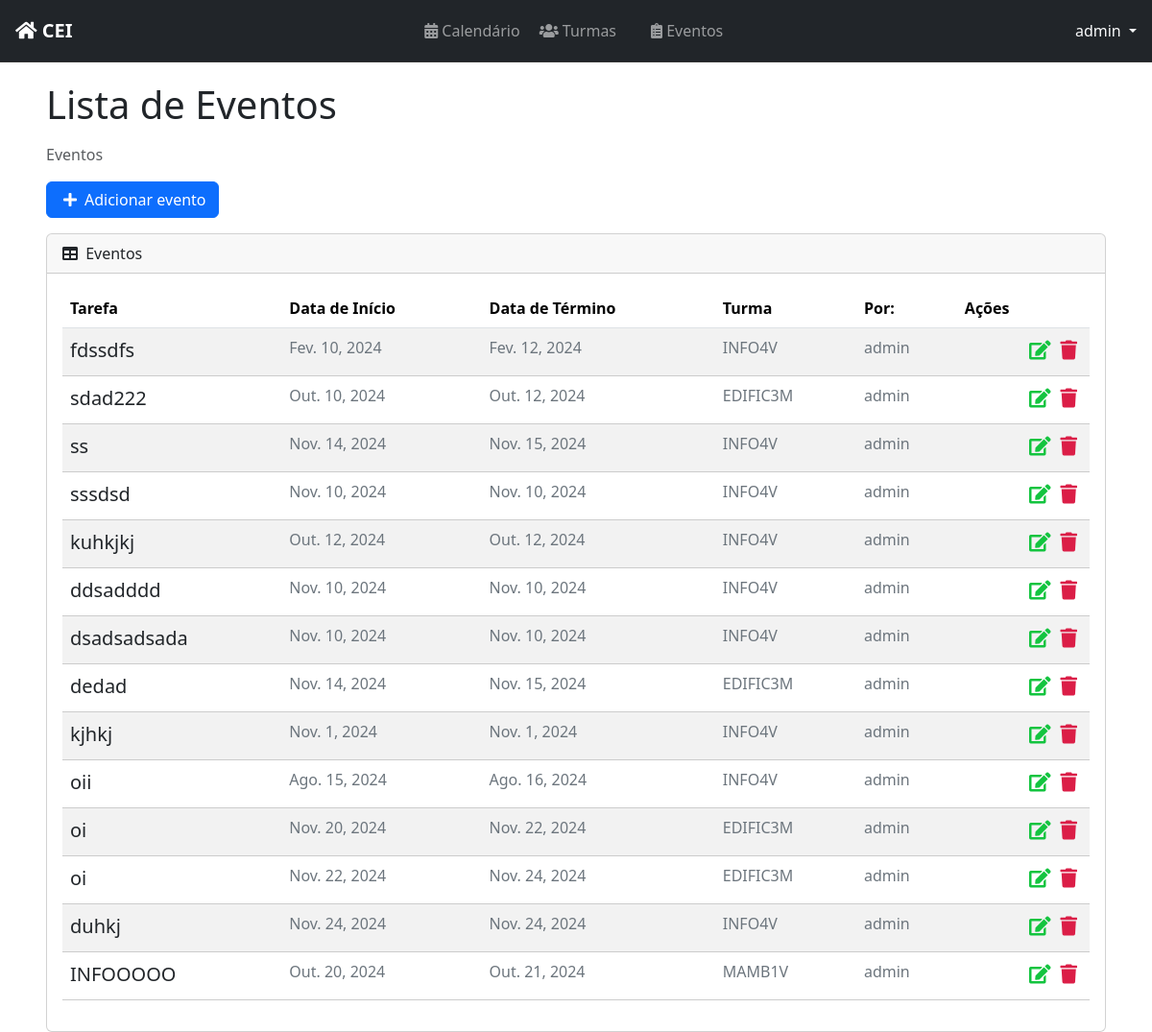
Before: /list/ (signed in) with the older database file.
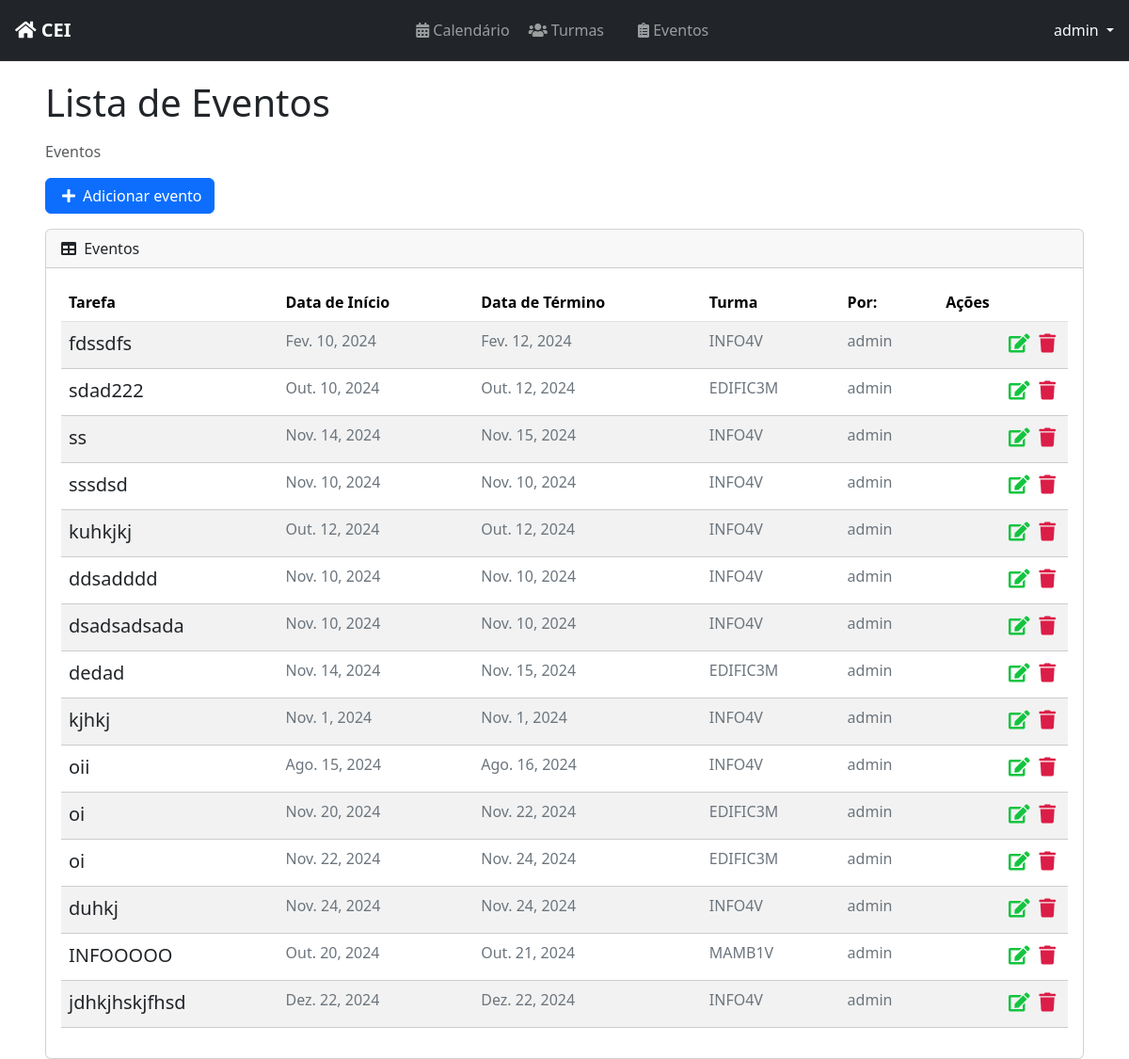
After: the same page with the newer database file.
### tasks/models.py (models this page shows, shortened)
class Task(models.Model):
    id = models.BigAutoField(primary_key=True)
    title = models.CharField(max_length=20)
    description = models.TextField(max_length=150)
    start_date = models.DateField()
    end_date = models.DateField()
    total_subs = models.PositiveIntegerField(default=0)
    subs = models.PositiveIntegerField(default=0)
    start_time = models.TimeField()
    end_time = models.TimeField()
    usuario = models.ForeignKey(CustomUser, on_delete=models.PROTECT)
    turma = models.ForeignKey('classes.Turma', on_delete=models.CASCADE)
    created_at = models.DateTimeField(auto_now_add=True)
    updated_at = models.DateTimeField(auto_now=True)

### classes/models.py (models this page shows, shortened)
class Turma(models.Model):
    TURNO_CHOICES = [
        ('manha', 'Manhã'),
        ('tarde', 'Tarde'),
        ('noite', 'Noite'),
    ]
    CURSO_CHOICES = [
        ('edificacoes', 'Edificações'),
        ('informatica', 'Informática'),
        ('meio_ambiente', 'Meio Ambiente'),
        ('matematica', 'Matemática'),
    ]
    SERIE_CHOICES = [
        ('1', '1º Ano'),
        ('2', '2º Ano'),
        ('3', '3º Ano'),
        ('4', '4º Ano'),
    ]
    nome = models.CharField(max_length=8, unique=True)
    serie = models.CharField(max_length=1, choices=SERIE_CHOICES)
    turno = models.CharField(max_length=5, choices=TURNO_CHOICES)
    curso = models.CharField(max_length=15, choices=CURSO_CHOICES)

### profiles/models.py (models this page shows, shortened)
class CustomUser(AbstractUser):
    id = models.BigAutoField(primary_key=True)
    turma = models.ForeignKey('classes.Turma', on_delete=models.SET_NULL, blank=True, null=True)

### tasks/views.py (the view)
# urls.py: path('list/', TaskListView.as_view(), name='task-list'),
class TaskListView(GroupRequiredMixin, LoginRequiredMixin, ListView):
    group_required = u"Docente"
    login_url = reverse_lazy('login')
    model = Task
    template_name = 'tasks/list.html'
    context_object_name = 'tasks'
    ordering = '-created_at'
    def get_queryset(self):
        self.tasks = Task.objects.filter(usuario=self.request.user)
        return self.tasks

### tasks/templates/tasks/list.html (shortened to what this page needs)
{% extends 'base.html' %}
{% block content %}
<div class="container-fluid">
    <h1 class="mb-3">Lista de Eventos</h1>
    <ol class="breadcrumb mb-3">
        <li class="breadcrumb-item active">Eventos</li>
    </ol>
    <div class="row mb-3">
        <div class="col-12 col-sm-auto">
            <a id="add-link" href="{% url 'new-task' %}" class="btn btn-primary d-flex align-items-center">
                <i class="fas fa-plus me-2"></i> Adicionar evento
            </a>
        </div>
    </div>
    <div class="card">
        <div class="card-header">
            <i class="fas fa-table me-1"></i>
            Eventos
        </div>
        <div class="card-body">
            <div class="table-responsive">
                <table id="datatablesSimple" class="table table-striped table-hover">
                    <thead class="table">
                        <tr>
                            <th>Tarefa</th>
                            <th>Data de Início</th>
                            <th>Data de Término</th>
                            <th>Turma</th>
                            <th>Por:</th>
                            <th>Ações</th>
                        </tr>
                    </thead>
                    <tbody>
                        {% for task in tasks %}
                        <tr class="task-item">
                            <td>
                                <a href="/task/{{ task.id }}" class="text-decoration-none text-dark">{{ task.title }}</a>
                            </td>
                            <td style="color: #6c757d;" class="fs-6">{{ task.start_date }}</td>
                            <td style="color: #6c757d;" class="fs-6">{{ task.end_date }}</td>
                            <td style="color: #6c757d;" class="fs-6">{{ task.turma.nome }}</td>
                            <td style="color: #6c757d;" class="fs-6">{{ task.usuario.username }}</td>
                            <td>
                                <a href="{% url 'delete-task' task.id %}" class="text-danger me-2"><i class="fas fa-trash"></i></a>
                                <a href="{% url 'edit-task' task.id %}" class="text-warning"><i class="fas fa-edit"></i></a>
                            </td>
                        </tr>
                        {% endfor %}
                    </tbody>
                </table>
            </div>
        </div>
    </div>
</div>
{% endblock %}
{% block scripts %}
<link href="https://cdn.jsdelivr.net/npm/simple-datatables@7.1.2/dist/style.min.css" rel="stylesheet" />
{% endblock %}

Changed rows visible on the page:
added Task: title "jdhkjhskjfhsd", start_date "Dez. 22, 2024", end_date "Dez. 22, 2024", turma.nome "INFO4V", usuario.username "admin"
